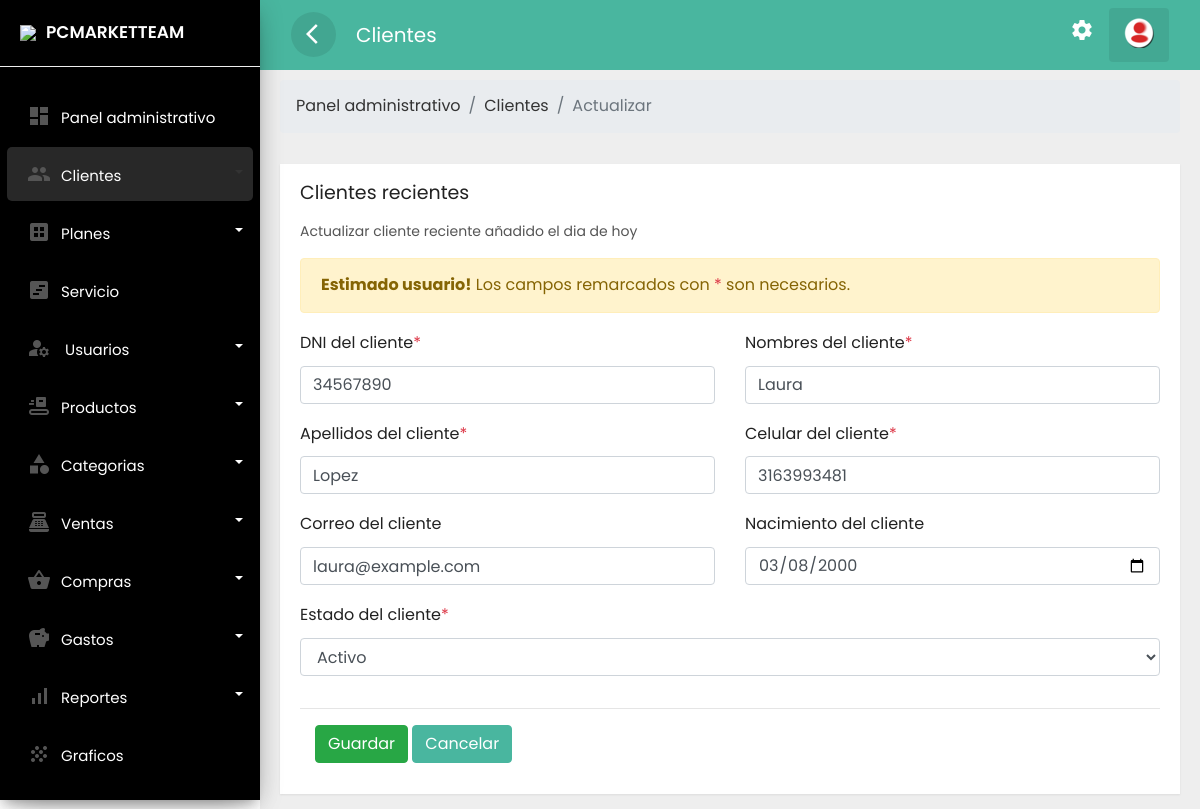
The app's page /frontend/clientes/actualizar.php?id=4 (signed in), older data.
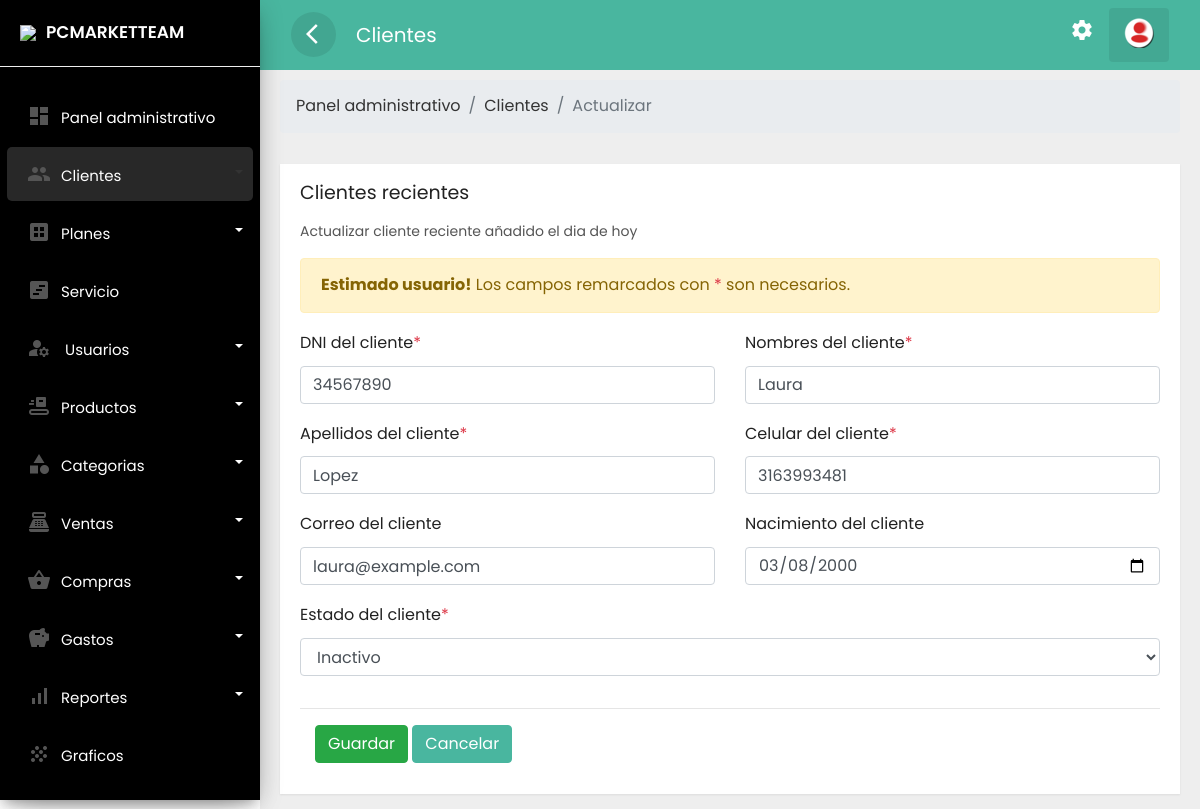
The same page, newer data.
### tables this page shows
CREATE TABLE `clientes` (
  `idclie` int(11) NOT NULL,
  `numid` char(8) NOT NULL,
  `nomcli` text NOT NULL,
  `apecli` text NOT NULL,
  `naci` date NOT NULL,
  `correo` varchar(30) NOT NULL,
  `celu` char(10) NOT NULL,
  `estad` varchar(15) NOT NULL,
  `fere` timestamp NOT NULL DEFAULT current_timestamp()
);

### frontend/clientes/actualizar.php (the view, shortened to what the changed rows need)
<?php if(isset($_SESSION['id'])) { ?>
<!doctype html>
<html lang="es">
  <head>
        <link rel="stylesheet" href="../../backend/css/bootstrap.min.css">
        <link rel="stylesheet" href="../../backend/css/custom.css">
        <link rel="stylesheet" href="../../backend/css/loader.css">
  </head>
  <body>
<div class="wrapper">
        <div id="content">
               <div class="main-content">
                         <div class="row ">
                        <div class="col-lg-12 col-md-12">
                            <div class="card" style="min-height: 485px">
                                <div class="card-content table-responsive">
<?php
 require '../../backend/bd/ctconex.php';
 $id = $_GET['id'];
 $sentencia = $connect->prepare("SELECT * FROM clientes  WHERE clientes.idclie= '$id';");
 $sentencia->execute();
$data =  array();
if($sentencia){
  while($r = $sentencia->fetchObject()){
    $data[] = $r;
  }
}
   ?>
   <?php if(count($data)>0):?>
        <?php foreach($data as $f):?>
<form enctype="multipart/form-data" method="POST"  autocomplete="off">
    <div class="row">
        <div class="col-md-6 col-lg-6">
   <div class="form-group">
    <label for="email">DNI del cliente<span class="text-danger">*</span></label>
    <input type="text" maxlength="10" onKeypress="if (event.keyCode < 45 || event.keyCode > 57) event.returnValue = false;" class="form-control"  value="<?php echo  $f->numid  ; ?>"  name="txtnum" required placeholder="DNI del cliente">
</div>
  </div>
  <div class="col-md-6 col-lg-6">
      <div class="form-group">
    <label for="email">Nombres del cliente<span class="text-danger">*</span></label>
    <input type="text" value="<?php echo  $f->nomcli  ; ?>" class="form-control"   name="txtnaame" required placeholder="Nombre de la cliente">
</div>
  </div>
    </div>
    <div class="row">
        <div class="col-md-6 col-lg-6">
   <div class="form-group">
    <label for="email">Apellidos del cliente<span class="text-danger">*</span></label>
    <input type="text"  class="form-control" value="<?php echo  $f->apecli  ; ?>"  name="txtape" required placeholder="Apellido del cliente">
</div>
  </div>
  <div class="col-md-6 col-lg-6">
      <div class="form-group">
    <label for="email">Celular del cliente<span class="text-danger">*</span></label>
    <input type="text"  class="form-control"  maxlength="10" onKeypress="if (event.keyCode < 45 || event.keyCode > 57) event.returnValue = false;" value="<?php echo  $f->celu  ; ?>" name="txtcel" required placeholder="Celular de la cliente">
</div>
  </div>
    </div>
    <div class="row">
        <div class="col-md-6 col-lg-6">
   <div class="form-group">
    <label for="email">Correo del cliente</label>
    <input type="email"  class="form-control" value="<?php echo  $f->correo  ; ?>"  name="txtema"  placeholder="Correo del cliente">
</div>
  </div>
  <div class="col-md-6 col-lg-6">
      <div class="form-group">
    <label for="email">Nacimiento del cliente</label>
    <input type="date"  class="form-control" value="<?php echo  $f->naci  ; ?>" name="txtnaci"  placeholder="">
</div>
  </div>
    </div>
    <div class="row">
        <div class="col-md-12 col-lg-12">
   <div class="form-group">
    <label for="email">Estado del cliente<span class="text-danger">*</span></label>
    <select class="form-control" required name="txtesta">
            <option value="<?php echo  $f->estad  ; ?>"><?php echo  $f->estad  ; ?></option>
    </select>
</div>
  </div>
    </div>
    <hr>
<div class="form-group">
        <div class="col-sm-12">
            <button name='stupdcst' class="btn btn-success text-white">Guardar</button>
            <a class="btn btn-danger text-white" href="../clientes/mostrar.php">Cancelar</a>
        </div>
    </div>
</form>
<?php endforeach; ?>
    <?php else:?>
    <div class="alert alert-warning" role="alert">
  No se encontró ningún dato!
</div>
    <?php endif; ?>
                                </div>
                            </div>
                        </div>
                    </div>
                         </div>
        </div>
    </div>
  </body>
  </html>
<?php }else{
    header('Location: ../error404.php');
 } ?>

Row changes from the older to the newer data that the page shows:
changed clientes "Laura": txtesta "Activo" → "Inactivo"
